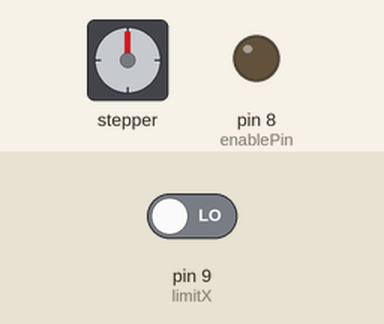
This sketch was run on a simulated Arduino Uno, built with avr-gcc and run on an emulated ATmega328P. On the bench: stepper motor, output pins drawn as LEDs (lit = HIGH). The test bench sets the inputs (shaded band); at power-on: pin 9 (limitX) LOW. Stepper angles assume 200 steps per turn.

Above: at 0.15 s.
At 1.2 s:
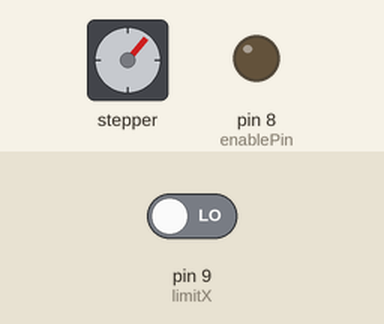
1.3 s: pin 9 (limitX) driven HIGH
At 1.65 s:
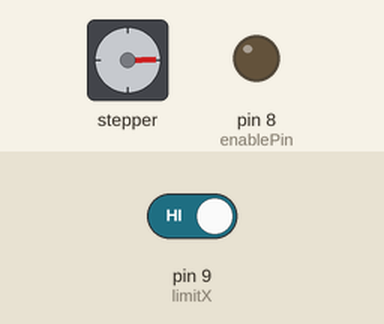
Timing chart, 0 to 13.3 s (numbered marks = the images above; inputs shaded):
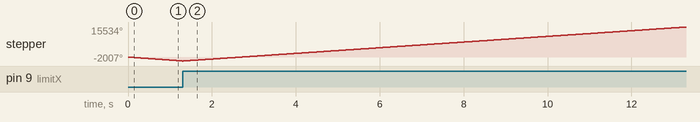

The sketch:

cnc_a4988.ino
```cpp
#include <AccelStepper.h>
#define limitX 9 //Limit pins: X->9 , Y->10 , Z->11

AccelStepper Xaxis(1, 2, 5); // pin 2 = step, pin 5 = direction // Y: step=3, dir=6; // Z: step=4 dir=7
AccelStepper Yaxis(1, 3, 6);

const byte enablePin = 8;
const int speed = -1000;

void setup()
{
  pinMode(enablePin, OUTPUT);
  pinMode(limitX, INPUT);

  digitalWrite(enablePin, LOW);

  Xaxis.setMaxSpeed(12800);
  Xaxis.setSpeed(speed); // 1000

  Yaxis.setMaxSpeed(12800);
  Yaxis.setSpeed(1000);

  Serial.begin(9600);
}

void loop()
{
  Xaxis.runSpeed();
  int endX = digitalRead(limitX);

  if (endX) {
    Xaxis.setSpeed(-speed);
  }

  // delay(2000);
  // Xaxis.stop();
  // Yaxis.runSpeed();
}
```
